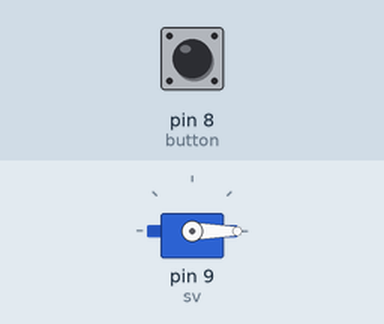
Simulated run of this sketch. Board: Arduino Uno, built with avr-gcc and run on an emulated ATmega328P. Parts: servo. The test bench sets the inputs (shaded band); at power-on: pin 8 (button) LOW.

Above: at 1.2 s.
1.3 s: pin 8 (button) pulled HIGH for 0.15 s
At 1.37 s:
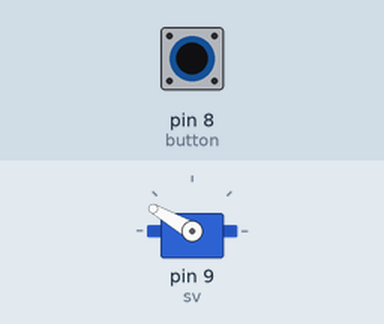
2.9 s: pin 8 (button) pulled HIGH for 3.2 s
At 6.7 s:
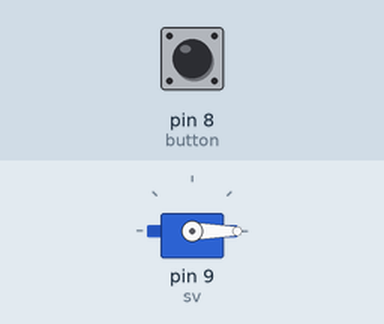
Timing chart, 0 to 8.2 s (numbered marks = the images above; inputs shaded):
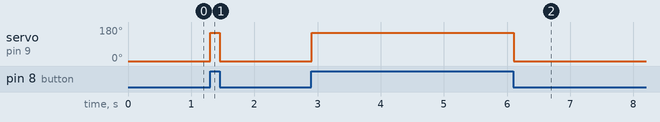

The sketch:

simpleservocontroller.ino
```cpp
#include <Servo.h>
#define button 8

Servo sv;

void setup() {
  sv.attach(9);
  sv.write(0);
  pinMode(button,INPUT);
}

void loop() {
  if(digitalRead(button) == HIGH)
    sv.write(150);
  else
    sv.write(0);
  delay(10);
}
```

Measured:
- after the input at 1.3 s, servo on pin 9 (sv): 0° → 150° at once, → 0° 0.15 s later
- after the input at 2.9 s, servo on pin 9 (sv): 0° → 150° at once, → 0° 3.2 s later
